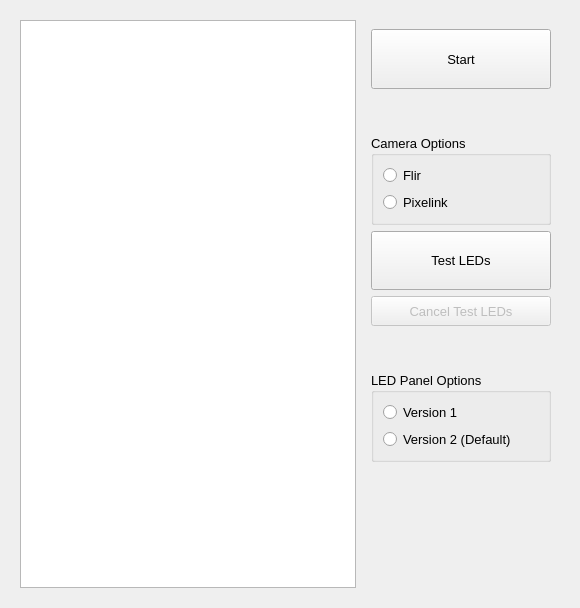
      <widget class="QWidget" name="startingPage">
       <layout class="QHBoxLayout" name="horizontalLayout_28">
        <item>
         <widget class="QWidget" name="startingWidget" native="true">
          <property name="sizePolicy">
           <sizepolicy hsizetype="Preferred" vsizetype="Expanding">
            <horstretch>0</horstretch>
            <verstretch>0</verstretch>
           </sizepolicy>
          </property>
          <layout class="QHBoxLayout" name="horizontalLayout_26">
           <item>
            <widget class="QTextEdit" name="startingInfo">
             <property name="sizePolicy">
              <sizepolicy hsizetype="Expanding" vsizetype="Expanding">
               <horstretch>3</horstretch>
               <verstretch>3</verstretch>
              </sizepolicy>
             </property>
             <property name="font">
              <font>
               <pointsize>12</pointsize>
              </font>
             </property>
            </widget>
           </item>
           <item>
            <widget class="QWidget" name="widget_2" native="true">
             <property name="sizePolicy">
              <sizepolicy hsizetype="Expanding" vsizetype="Expanding">
               <horstretch>1</horstretch>
               <verstretch>0</verstretch>
              </sizepolicy>
             </property>
             <layout class="QVBoxLayout" name="verticalLayout_43">
              <item>
               <widget class="QPushButton" name="startButton">
                <property name="sizePolicy">
                 <sizepolicy hsizetype="Minimum" vsizetype="Expanding">
                  <horstretch>1</horstretch>
                  <verstretch>2</verstretch>
                 </sizepolicy>
                </property>
                <property name="font">
                 <font>
                  <pointsize>10</pointsize>
                 </font>
                </property>
                <property name="text">
                 <string>Start</string>
                </property>
               </widget>
              </item>
              <item>
               <spacer name="verticalSpacer_3">
                <property name="orientation">
                 <enum>Qt::Vertical</enum>
                </property>
                <property name="sizeHint" stdset="0">
                 <size>
                  <width>20</width>
                  <height>40</height>
                 </size>
                </property>
               </spacer>
              </item>
              <item>
               <widget class="QGroupBox" name="cameraSelectGroup">
                <property name="sizePolicy">
                 <sizepolicy hsizetype="Preferred" vsizetype="Preferred">
                  <horstretch>0</horstretch>
                  <verstretch>0</verstretch>
                 </sizepolicy>
                </property>
                <property name="font">
                 <font>
                  <pointsize>10</pointsize>
                 </font>
                </property>
                <property name="cursor">
                 <cursorShape>PointingHandCursor</cursorShape>
                </property>
                <property name="title">
                 <string>Camera Options</string>
                </property>
                <layout class="QVBoxLayout" name="verticalLayout_42">
                 <item>
                  <widget class="QRadioButton" name="blackflySelect">
                   <property name="text">
                    <string>Flir</string>
                   </property>
                  </widget>
                 </item>
                 <item>
                  <widget class="QRadioButton" name="pixilinkSelect">
                   <property name="text">
                    <string>Pixelink</string>
                   </property>
                  </widget>
                 </item>
                </layout>
               </widget>
              </item>
              <item>
               <widget class="QPushButton" name="testLEDsButton">
                <property name="sizePolicy">
                 <sizepolicy hsizetype="Minimum" vsizetype="Expanding">
                  <horstretch>1</horstretch>
                  <verstretch>2</verstretch>
                 </sizepolicy>
                </property>
                <property name="font">
                 <font>
                  <pointsize>10</pointsize>
                 </font>
                </property>
                <property name="text">
                 <string>Test LEDs</string>
                </property>
               </widget>
              </item>
              <item>
               <widget class="QPushButton" name="cancelLEDsButton">
                <property name="enabled">
                 <bool>false</bool>
                </property>
                <property name="sizePolicy">
                 <sizepolicy hsizetype="Minimum" vsizetype="Expanding">
                  <horstretch>1</horstretch>
                  <verstretch>1</verstretch>
                 </sizepolicy>
                </property>
                <property name="font">
                 <font>
                  <pointsize>10</pointsize>
                 </font>
                </property>
                <property name="text">
                 <string>Cancel Test LEDs</string>
                </property>
               </widget>
              </item>
              <item>
               <spacer name="verticalSpacer_4">
                <property name="orientation">
                 <enum>Qt::Vertical</enum>
                </property>
                <property name="sizeHint" stdset="0">
                 <size>
                  <width>20</width>
                  <height>40</height>
                 </size>
                </property>
               </spacer>
              </item>
              <item>
               <widget class="QGroupBox" name="LEDselectGroup">
                <property name="sizePolicy">
                 <sizepolicy hsizetype="Preferred" vsizetype="Preferred">
                  <horstretch>0</horstretch>
                  <verstretch>0</verstretch>
                 </sizepolicy>
                </property>
                <property name="font">
                 <font>
                  <pointsize>10</pointsize>
                 </font>
                </property>
                <property name="cursor">
                 <cursorShape>PointingHandCursor</cursorShape>
                </property>
                <property name="title">
                 <string>LED Panel Options</string>
                </property>
                <layout class="QVBoxLayout" name="verticalLayout_41">
                 <item>
                  <widget class="QRadioButton" name="LEDversion1">
                   <property name="enabled">
                    <bool>true</bool>
                   </property>
                   <property name="text">
                    <string>Version 1</string>
                   </property>
                   <property name="checkable">
                    <bool>true</bool>
                   </property>
                   <property name="checked">
                    <bool>false</bool>
                   </property>
                  </widget>
                 </item>
                 <item>
                  <widget class="QRadioButton" name="LEDversion2">
                   <property name="sizePolicy">
                    <sizepolicy hsizetype="Minimum" vsizetype="Fixed">
                     <horstretch>0</horstretch>
                     <verstretch>0</verstretch>
                    </sizepolicy>
                   </property>
                   <property name="text">
                    <string>Version 2 (Default)</string>
                   </property>
                   <property name="checked">
                    <bool>false</bool>
                   </property>
                  </widget>
                 </item>
                </layout>
               </widget>
              </item>
              <item>
               <widget class="QWidget" name="widget_4" native="true">
                <property name="sizePolicy">
                 <sizepolicy hsizetype="Preferred" vsizetype="Preferred">
                  <horstretch>0</horstretch>
                  <verstretch>2</verstretch>
                 </sizepolicy>
                </property>
                <layout class="QGridLayout" name="gridLayout_21">
                 <item row="5" column="0">
                  <spacer name="verticalSpacer_2">
                   <property name="orientation">
                    <enum>Qt::Vertical</enum>
                   </property>
                   <property name="sizeType">
                    <enum>QSizePolicy::Expanding</enum>
                   </property>
                   <property name="sizeHint" stdset="0">
                    <size>
                     <width>20</width>
                     <height>40</height>
                    </size>
                   </property>
                  </spacer>
                 </item>
                 <item row="2" column="0">
                  <widget class="QWidget" name="widget_5" native="true">
                   <property name="sizePolicy">
                    <sizepolicy hsizetype="Expanding" vsizetype="Expanding">
                     <horstretch>0</horstretch>
                     <verstretch>0</verstretch>
                    </sizepolicy>
                   </property>
                   <layout class="QHBoxLayout" name="horizontalLayout_29">
                    <item>
                     <spacer name="horizontalSpacer_24">
                      <property name="orientation">
                       <enum>Qt::Horizontal</enum>
                      </property>
                      <property name="sizeType">
                       <enum>QSizePolicy::Expanding</enum>
                      </property>
                      <property name="sizeHint" stdset="0">
                       <size>
                        <width>40</width>
                        <height>20</height>
                       </size>
                      </property>
                     </spacer>
                    </item>
                    <item>
                     <widget class="QLabel" name="RITLogo">
                      <property name="sizePolicy">
                       <sizepolicy hsizetype="Fixed" vsizetype="Fixed">
                        <horstretch>0</horstretch>
                        <verstretch>0</verstretch>
                       </sizepolicy>
                      </property>
                      <property name="minimumSize">
                       <size>
                        <width>144</width>
                        <height>75</height>
                       </size>
                      </property>
                      <property name="maximumSize">
                       <size>
                        <width>720</width>
                        <height>375</height>
                       </size>
                      </property>
                      <property name="sizeIncrement">
                       <size>
                        <width>144</width>
                        <height>75</height>
                       </size>
                      </property>
                      <property name="text">
                       <string/>
                      </property>
                      <property name="pixmap">
                       <pixmap>imgs/RIT_RGB_hor.png</pixmap>
                      </property>
                      <property name="scaledContents">
                       <bool>true</bool>
                      </property>
                     </widget>
                    </item>
                    <item>
                     <spacer name="horizontalSpacer_25">
                      <property name="orientation">
                       <enum>Qt::Horizontal</enum>
                      </property>
                      <property name="sizeType">
                       <enum>QSizePolicy::Expanding</enum>
                      </property>
                      <property name="sizeHint" stdset="0">
                       <size>
                        <width>40</width>
                        <height>20</height>
                       </size>
                      </property>
                     </spacer>
                    </item>
                   </layout>
                  </widget>
                 </item>
                 <item row="0" column="0">
                  <spacer name="verticalSpacer">
                   <property name="orientation">
                    <enum>Qt::Vertical</enum>
                   </property>
                   <property name="sizeType">
                    <enum>QSizePolicy::Expanding</enum>
                   </property>
                   <property name="sizeHint" stdset="0">
                    <size>
                     <width>20</width>
                     <height>40</height>
                    </size>
                   </property>
                  </spacer>
                 </item>
                </layout>
               </widget>
              </item>
             </layout>
            </widget>
           </item>
          </layout>
         </widget>
        </item>
       </layout>
      </widget>
